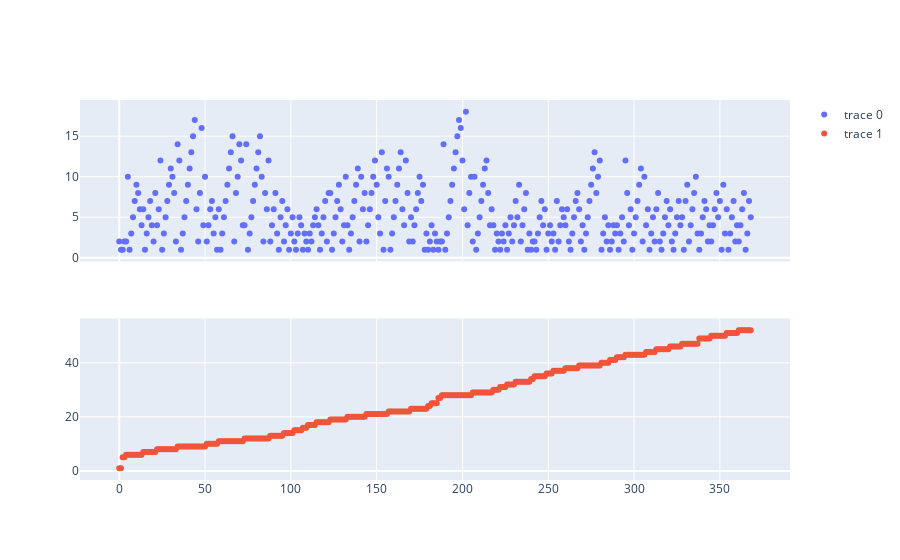

Here is the notebook cell this chart was saved with:
### Code cell
from plotly.subplots import make_subplots
import plotly.graph_objects as go

schuze = 1
print(y[(y.schuze == schuze) & (y.turn == 7) & (y.aname == 10)])
fig = make_subplots(rows=2, shared_xaxes=True)
fig.add_trace(go.Scatter(y = y[y.schuze == schuze].aname.astype('Int64').fillna(-5), mode="markers", hovertemplate="aname: %{y}<extra></extra>"), row=1,col=1)
fig.add_trace(go.Scatter(y = y[y.schuze == schuze].turn.astype('Int64').fillna(-5), mode="markers", hovertemplate="turn: %{y}<extra></extra>"), row=2, col=1)

### Figure 1 — Plotly figure (JSON) as saved in the notebook; plotly's stock layout.template omitted (floating-point values rounded to 4 significant figures; data arrays with more than 128 entries replaced by an {"elided": "..."} marker saying what was removed)
{"data": [{"hovertemplate": "aname: %{y}<extra></extra>", "mode": "markers", "type": "scatter", "xaxis": "x", "y": {"elided": "369 int values"}, "yaxis": "y"}, {"hovertemplate": "turn: %{y}<extra></extra>", "mode": "markers", "type": "scatter", "xaxis": "x2", "y": {"elided": "369 int values"}, "yaxis": "y2"}], "layout": {"autosize": true, "xaxis": {"anchor": "y", "autorange": true, "domain": [0, 1], "matches": "x2", "range": [-21.7, 389.7], "showticklabels": false}, "xaxis2": {"anchor": "y2", "autorange": true, "domain": [0, 1], "range": [-21.7, 389.7]}, "yaxis": {"anchor": "x", "autorange": true, "domain": [0.575, 1], "range": [-0.684, 19.68], "type": "linear"}, "yaxis2": {"anchor": "x2", "autorange": true, "domain": [0, 0.425], "range": [-4.052, 57.05], "type": "linear"}}}
